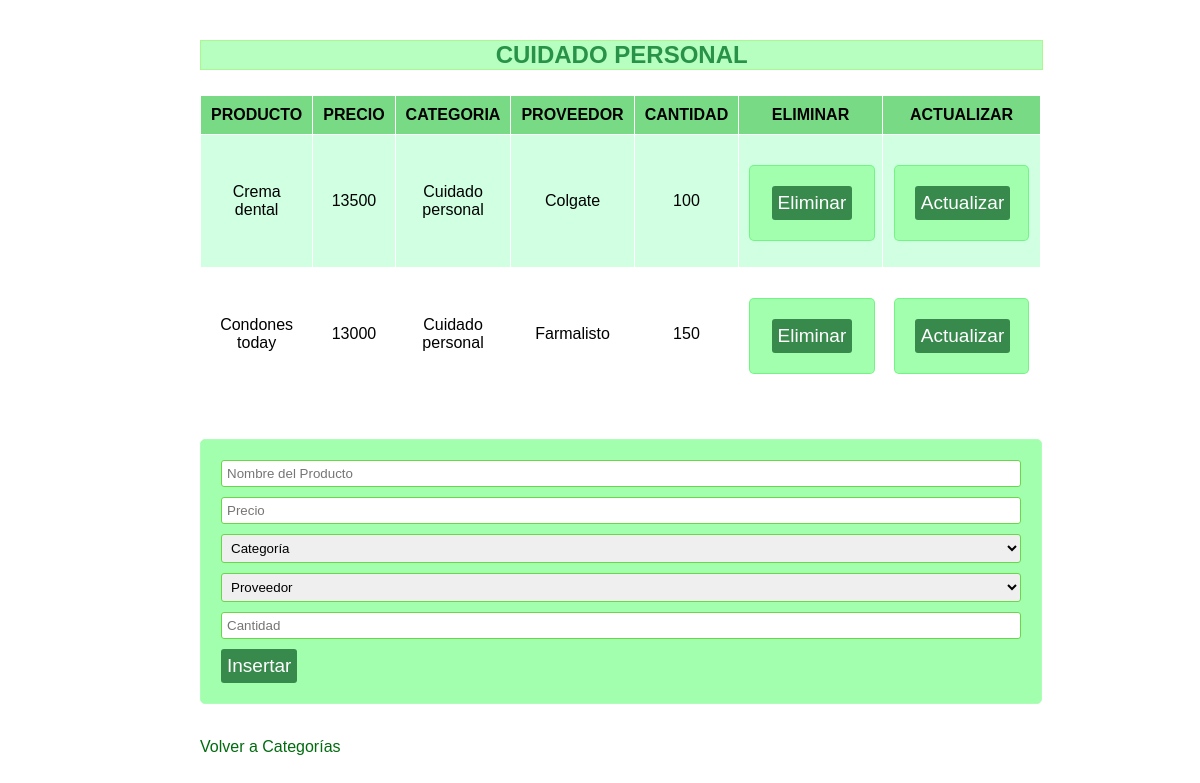
The app's page /vista_Cuidado_personal/vista_Cuidado_personal.php with its own data.
### tables this page shows
CREATE TABLE `producto` (
  `Id_producto` int(20) NOT NULL,
  `nombre_producto` varchar(20) NOT NULL,
  `precio` int(20) DEFAULT NULL,
  `id_Categoria` varchar(50) NOT NULL,
  `id_proveedor` varchar(50) NOT NULL,
  `Cantidad_productos` int(40) DEFAULT NULL
);

CREATE TABLE `categorias` (
  `id_Categoria` int(20) NOT NULL,
  `Categorias` varchar(20) NOT NULL
);

CREATE TABLE `proveedor` (
  `id_proveedor` int(20) NOT NULL,
  `proveedores` varchar(50) NOT NULL
);

### vista_Cuidado_personal/vista_Cuidado_personal.php (the view, shortened to what this page needs)
<?php
class Cuidado_personal
{
    private $db;
    public function __construct()
    {
        include("conexion.php");
        $this->db = $db;
        echo '<link rel="stylesheet" type="text/css" href="estilo_crud_cuidado.css">';
    }
        public function listar ()
    {
        echo "<table border='2'>";
        echo "<caption>  <div class='titulo-container'> CUIDADO PERSONAL
        </div></caption>";
         echo "<th>PRODUCTO</th>";
         echo "<th>PRECIO</th>";
         echo "<th>CATEGORIA</th>";
         echo "<th>PROVEEDOR</th>";
         echo "<th>CANTIDAD</th>";
         echo "<th>ELIMINAR</th>";
         echo "<th>ACTUALIZAR</th>";
            $sql = "SELECT p.id_producto, p.nombre_producto, p.precio, p.Cantidad_productos, c.categorias, pr.proveedores
                FROM producto p
                INNER JOIN categorias c ON p.id_Categoria = c.id_Categoria
                INNER JOIN proveedor pr ON p.id_proveedor = pr.id_proveedor
                WHERE p.id_Categoria = 3";
        if (!$result = $this->db->query($sql)) {
            die('Hay un error corriendo en la consulta o datos no encontrados!!! [' . $this->db->error . ']');
        }
    while($row = $result->fetch_assoc())
    {
        $nombre_producto=stripslashes($row["nombre_producto"]);
        $precio=stripcslashes($row["precio"]);
        $categorias=stripcslashes($row["categorias"]);
        $proveedores=stripcslashes($row["proveedores"]);
        $Cantidad_productos = stripcslashes($row["Cantidad_productos"]);
        echo "<tr>";
        echo "<td>$nombre_producto</td>";
        echo "<td>$precio</td>";
        echo "<td>$categorias</td>";
        echo "<td>$proveedores</td>";
        echo "<td>$Cantidad_productos</td>";
        echo "<td>";
        echo "<form class=boton method='POST' action='eliminar_producto.php'>";
        echo "<input type='submit' value='Eliminar'>";
        echo "</form>";
        echo "</td>";
        echo "<td>";
        echo "<form class=boton  method='POST' action='actualizar_producto.php'>";
        echo "<input type='submit' value='Actualizar'>";
        echo "</form>";
        echo "</td>";
        echo "</tr>";
    }
    echo "</table>";
echo "<form method='POST' action='insertar_producto.php'>";
echo "<input type='text' name='nombre_producto' placeholder='Nombre del Producto'>";
echo "<input type='text' name='precio' placeholder='Precio'>";
$sql2 = "SELECT * FROM categorias WHERE id_Categoria='1'";
$result2 = mysqli_query($this->db, $sql2);
$catOptions = "<option value=''>Categoría</option>";
if (mysqli_num_rows($result2) > 0) {
while ($row2 = mysqli_fetch_assoc($result2)) {
    $id_Categoria = $row2["id_Categoria"];
    $categorias = $row2["Categorias"];
    $catOptions .= "<option value='$id_Categoria'>$id_Categoria-$categorias</option>";
}
}
echo "<select name='id_Categoria'>$catOptions</select>";
    $sql3 = "SELECT * FROM proveedor";
    $result3 = mysqli_query($this->db, $sql3);
    $proOptions = "<option value=''>Proveedor</option>";
    if (mysqli_num_rows($result3) > 0) {
        while ($row3 = mysqli_fetch_assoc($result3)) {
            $id_proveedor = $row3["id_proveedor"];
            $proveedores = $row3["proveedores"];
            $proOptions .= "<option value='$id_proveedor'>$id_proveedor-$proveedores</option>";
        }
    }
    echo "<select name='id_proveedor'>$proOptions</select>";
    echo "<input type='text' name='Cantidad_productos' placeholder='Cantidad'>";
    echo "<input type='submit' value='Insertar'>";
    echo "</form>";
    echo "<a href='../categorias.html'>Volver a Categorías</a>";
}
}
$final = new Cuidado_personal();
$final->listar();
?>

### vista_Cuidado_personal/estilo_crud_cuidado.css (style rules this page uses)
.titulo-container { background-color: #a1ffadc2; margin-bottom: 25px; width: 100%; border: 1px solid #a9f891; text-align: center; }
caption { font-size: 24px; color: #289248; font-weight: bold; }
table { width: 100%; border-collapse: collapse; max-width: 100%; }
table, th, td { border: 1px solid #ffffff; }
th, td { padding: 10px; text-align: center; }
th { background-color: #4ace5bbe; }
tr:nth-child(even) { background-color: #c4ffdbcb; }
form { width: 100%; margin-top: 20px; padding: 20px; border: 1px solid #aefdb9; border-radius: 5px; background-color: #a1ffae; max-width: 100%; margin-left: auto; margin-right: auto; }
.boton { width: 68%; margin-top: 20px; padding: 20px; border: 1px solid #5bf06fad; border-radius: 5px; background-color: #a1ffae; }
input[type="text"], select { padding: 5px; width: 100%; margin-bottom: 10px; border: 1px solid #6ad64a; border-radius: 3px; }
input[type="submit"] { background-color: #378a4c; color: white; border: none; padding: 6px 6px; text-align: center; text-decoration: none; display: inline-block; font-size: 19px; border-radius: 3px; cursor: pointer; }
a { text-decoration: none; color: #006b0f; }

### records on screen
producto: nombre_producto "Crema dental", precio "13500", id_Categoria.Categorias "Cuidado personal", id_proveedor.proveedores "Colgate", Cantidad_productos "100"
producto: nombre_producto "Condones today", precio "13000", id_Categoria.Categorias "Cuidado personal", id_proveedor.proveedores "Farmalisto", Cantidad_productos "150"
